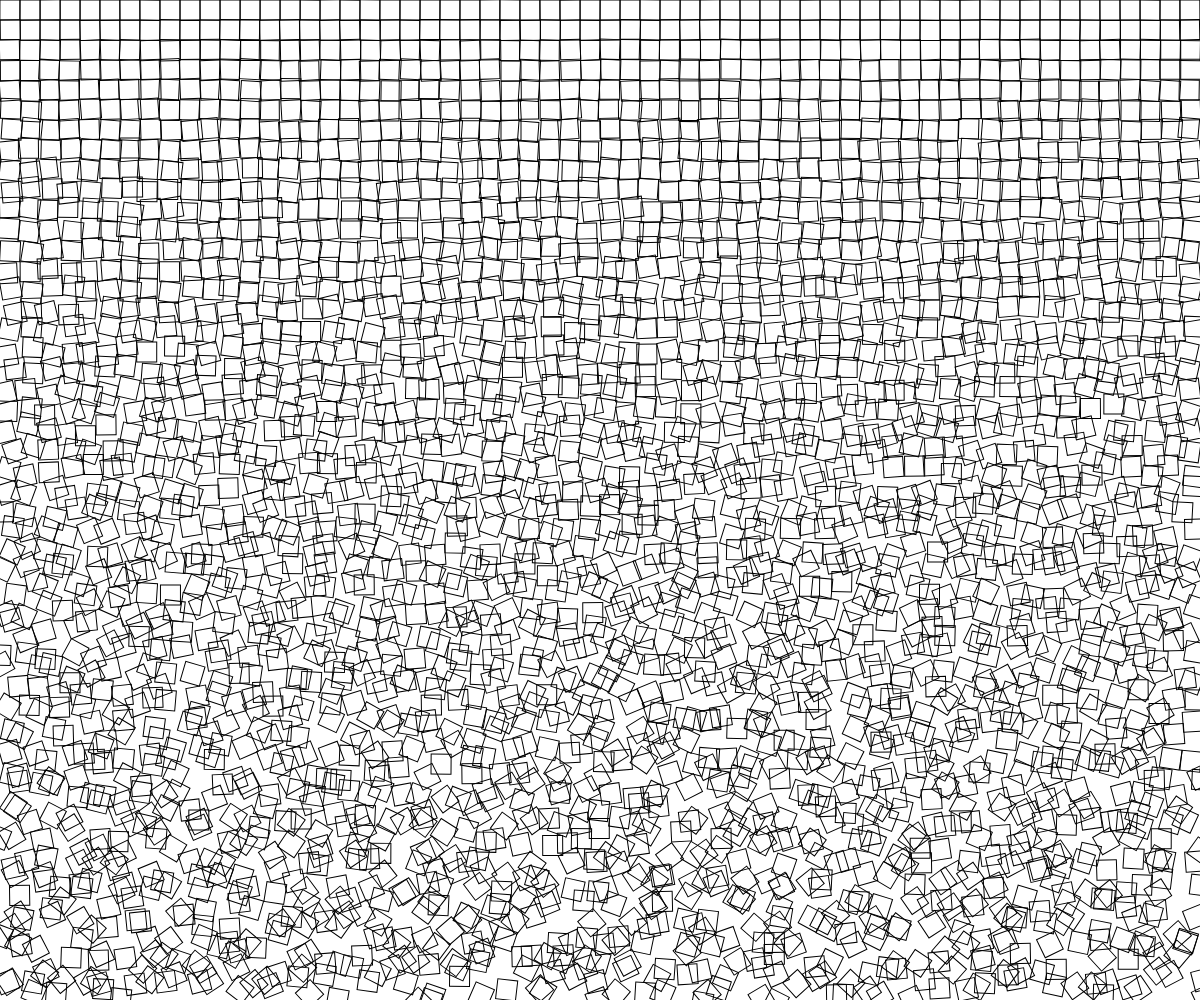
Frame 1 (no input)
Frame 60 (no input): identical to frame 1, image omitted
Frame 120 (the mouse pressed at the canvas centre since frame 60): identical to frame 1, image omitted

The p5.js sketch that drew this single still picture (run headless with seeded random() and noise() and a simulated clock; from frame 60 on, the mouse is pressed at the canvas centre):

// p5.js sketch
// ── sketch.js
// Project Title
// Your Name
// Date
//
// Extra for Experts:
// - describe what you did to take this project "above and beyond"

let gridSpacing = 20;

function setup() {
  createCanvas(windowWidth, windowHeight);
  rectMode(CENTER);
  angleMode(DEGREES)
  noFill();

  drawDisarray();
}

function draw() {
}

function drawDisarray() {
  for(let x=gridSpacing/2; x<width; x+=gridSpacing) {
    for(let y=gridSpacing/2; y<height; y+=gridSpacing) {
      push();
      translate(x,y);
      let rAmount = (map(y,0,height,0,45));
      let offset = map(y,0,height,0,15);
      rotate(random(-rAmount,rAmount));
      square(random(-offset,offset),random(-offset,offset),gridSpacing);
      pop();
    }
  }
}
